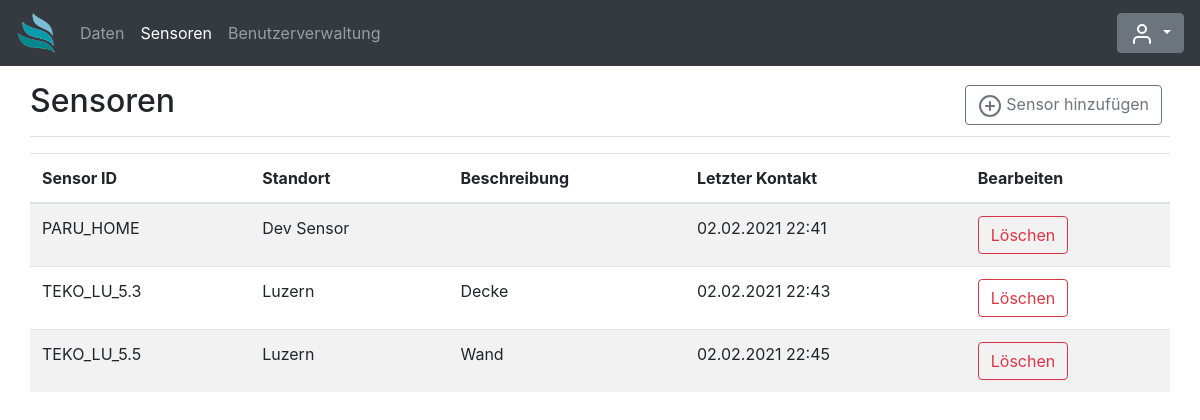
Page /sensors (signed in) on the committed database.
### app.py (models this page shows)
class dbSensors(db.Model):
    id = db.Column(db.Integer, primary_key=True)
    sensorid = db.Column(db.String(10), nullable=False, unique=True)
    sensorsecret = db.Column(db.String(10), nullable=False)
    sensordata = db.relationship('dbSenData', backref='sendata', lazy=True)
    lastseen = db.Column(db.DateTime, nullable=False)
    location = db.Column(db.String(50))
    description = db.Column(db.Text)

### app.py (the view)
@app.route('/sensors', methods=['GET'])
@login_required
def sensors():
    return render_template('sensors.html', sensors=dbSensors.query.order_by(dbSensors.sensorid.asc()))

### app.py (called while the page is built)
@app.template_filter('strftime')
def _jinja2_filter_datetime(date, fmt=None):
    timestamp = date.strftime('%d.%m.%Y %H:%M')
    return timestamp

@login_manager.user_loader
def load_user(user_id):
    return dbUsers.query.get(int(user_id))

### templates/sensors.html (shortened to what this page needs)
{% extends 'base.html' %}
{% block body %}
{% set error = request.args.get('error') %}
<div class="container-fluid">
    <main role="main" class="col-md">
        <div
            class="d-flex justify-content-between flex-wrap flex-md-nowrap align-items-center pt-3 pb-2 mb-3 border-bottom">
            <h1 class="h2">Sensoren</h1>
            <div class="btn-toolbar mb-2 mb-md-0">
                <div class="btn-group mr-2">
                    <button type="button" class="btn btn btn-outline-secondary" data-toggle="modal"
                        data-target="#addSensor">
                        <span data-feather="plus-circle"></span>
                        Sensor hinzufügen
                    </button>
                </div>
            </div>
        </div>
        <div class="table-responsive">
            <table class="table table-striped table">
                <thead>
                    <tr>
                        <th>Sensor ID</th>
                        <th>Standort</th>
                        <th>Beschreibung</th>
                        <th>Letzter Kontakt</th>
                        <th>Bearbeiten</th>
                    </tr>
                </thead>
                <tbody>
                    {% for x in sensors %}
                    <tr>
                        <td>{{ x.sensorid }}</td>
                        <td>{{ x.location }}</td>
                        <td>{{ x.description}}</td>
                        <td>{{ x.lastseen|strftime }}</td>
                        <td>
                            <button type="button" class="btn btn-outline-danger" data-toggle="modal"
                                data-target="#deleteSensor" sensorid="{{ x.sensorid }}">
                                Löschen
                            </button>
                        </td>
                    </tr>
                    {% endfor %}
                </tbody>
            </table>
        </div>
    </main>
</div>
{% endblock %}

### templates/base.html (shortened to what this page needs)
<!DOCTYPE html>
<html lang="de">
<head>
    <link rel="stylesheet" href="https://cdn.jsdelivr.net/npm/bootstrap@4.5.3/dist/css/bootstrap.min.css"
>
</head>
<body class="example">
    <nav class="navbar navbar-expand navbar-dark bg-dark ">
        <a class="navbar-brand" href="/">
            <img src="{{url_for('static', filename='Logo_trans.png')}}" width="40" height="40" />
        </a>
        <div class="collapse navbar-collapse" id="navbarsExample02">
            <ul class="navbar-nav mr-auto">
                <li class="nav-item {% if url_for(request.endpoint)=='/' %} active {%endif%}">
                    <a class="nav-link" href="/">Daten</a>
                </li>
                {% if current_user.is_authenticated %}
                <li class="nav-item {% if url_for(request.endpoint)=='/sensors' %} active {%endif%}">
                    <a class="nav-link" href="/sensors">Sensoren</a>
                </li>
                <li class="nav-item {% if url_for(request.endpoint)=='/admin' %} active {%endif%}">
                    <a class="nav-link" href="/admin">Benutzerverwaltung</a>
                </li>
                {% endif %}
            </ul>
            {% if current_user.is_authenticated %}
            <div class="dropdown">
                <button class="btn btn-secondary dropdown-toggle" type="button" id="dropdownMenuButton"
                    data-toggle="dropdown" aria-haspopup="true" aria-expanded="false">
                    <span data-feather="user"></span>
                </button>
            </div>
            {% else %}
            <button type="button" class="btn btn-info" data-toggle="modal" data-target="#loginModal">Login</button>
            {% endif %}
        </div>
    </nav>
    {% block body %} {% endblock %}
</body>
</html>

### rows in the picture
dbSensors: sensorid "PARU_HOME", location "Dev Sensor", lastseen|strftime "02.02.2021 22:41"
dbSensors: sensorid "TEKO_LU_5.3", location "Luzern", description "Decke", lastseen|strftime "02.02.2021 22:43"
dbSensors: sensorid "TEKO_LU_5.5", location "Luzern", description "Wand", lastseen|strftime "02.02.2021 22:45"
